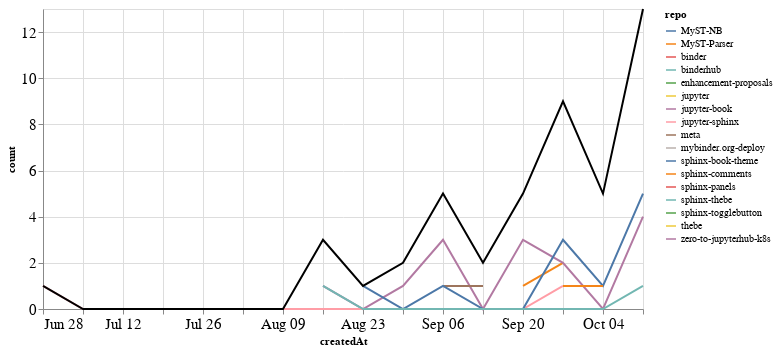

Notebook source saved alongside this figure:
### Markdown cell above
## PRs

### Code cell
prs_time = prs.groupby('repo').resample('W', on='createdAt').count()['author'].reset_index()
prs_time = prs_time.rename(columns={'author': 'count'})
prs_time_total = prs_time.groupby('createdAt').agg({"count": "sum"}).reset_index()

ch1 = alt.Chart(prs_time, width=600).mark_line().encode(
    x='createdAt',
    y='count',
    color='repo',
    tooltip="repo"
)

ch2 = alt.Chart(prs_time_total, width=600).mark_line(color="black").encode(
    x='createdAt',
    y='count',
)

ch1 + ch2

### Figure 1 — Vega-Lite specification as saved in the notebook (floating-point values rounded to 4 significant figures)
{"config": {"axisLeft": {"labelFontSize": 15}, "axisBottom": {"labelFontSize": 15}}, "layer": [{"data": {"name": "data-f5cc76a5f0725fbc70b0c9564a46bf9c"}, "mark": "line", "encoding": {"color": {"type": "nominal", "field": "repo"}, "tooltip": {"type": "nominal", "field": "repo"}, "x": {"type": "temporal", "field": "createdAt"}, "y": {"type": "quantitative", "field": "count"}}, "width": 600}, {"data": {"name": "data-1d50fa490dd391e1afd715f982ac8679"}, "mark": {"type": "line", "color": "black"}, "encoding": {"x": {"type": "temporal", "field": "createdAt"}, "y": {"type": "quantitative", "field": "count"}}, "width": 600}], "$schema": "https://vega.github.io/schema/vega-lite/v4.8.1.json", "datasets": {"data-f5cc76a5f0725fbc70b0c9564a46bf9c": [{"repo": "MyST-NB", "createdAt": "2020-10-11T00:00:00", "count": 1}, {"repo": "MyST-Parser", "createdAt": "2020-09-20T00:00:00", "count": 1}, {"repo": "MyST-Parser", "createdAt": "2020-09-27T00:00:00", "count": 2}, {"repo": "binder", "createdAt": "2020-10-04T00:00:00", "count": 1}, {"repo": "binderhub", "createdAt": "2020-10-04T00:00:00", "count": 1}, {"repo": "enhancement-proposals", "createdAt": "2020-08-30T00:00:00", "count": 1}, {"repo": "jupyter", "createdAt": "2020-09-20T00:00:00", "count": 1}, {"repo": "jupyter-book", "createdAt": "2020-08-16T00:00:00", "count": 1}, {"repo": "jupyter-book", "createdAt": "2020-08-23T00:00:00", "count": 0}, {"repo": "jupyter-book", "createdAt": "2020-08-30T00:00:00", "count": 1}, {"repo": "jupyter-book", "createdAt": "2020-09-06T00:00:00", "count": 3}, {"repo": "jupyter-book", "createdAt": "2020-09-13T00:00:00", "count": 0}, {"repo": "jupyter-book", "createdAt": "2020-09-20T00:00:00", "count": 3}, {"repo": "jupyter-book", "createdAt": "2020-09-27T00:00:00", "count": 2}, {"repo": "jupyter-book", "createdAt": "2020-10-04T00:00:00", "count": 0}, {"repo": "jupyter-book", "createdAt": "2020-10-11T00:00:00", "count": 4}, {"repo": "jupyter-sphinx", "createdAt": "2020-06-28T00:00:00", "count": 1}, {"repo": "jupyter-sphinx", "createdAt": "2020-07-05T00:00:00", "count": 0}, {"repo": "jupyter-sphinx", "createdAt": "2020-07-12T00:00:00", "count": 0}, {"repo": "jupyter-sphinx", "createdAt": "2020-07-19T00:00:00", "count": 0}, {"repo": "jupyter-sphinx", "createdAt": "2020-07-26T00:00:00", "count": 0}, {"repo": "jupyter-sphinx", "createdAt": "2020-08-02T00:00:00", "count": 0}, {"repo": "jupyter-sphinx", "createdAt": "2020-08-09T00:00:00", "count": 0}, {"repo": "jupyter-sphinx", "createdAt": "2020-08-16T00:00:00", "count": 0}, {"repo": "jupyter-sphinx", "createdAt": "2020-08-23T00:00:00", "count": 0}, {"repo": "jupyter-sphinx", "createdAt": "2020-08-30T00:00:00", "count": 0}, {"repo": "jupyter-sphinx", "createdAt": "2020-09-06T00:00:00", "count": 0}, {"repo": "jupyter-sphinx", "createdAt": "2020-09-13T00:00:00", "count": 0}, {"repo": "jupyter-sphinx", "createdAt": "2020-09-20T00:00:00", "count": 0}, {"repo": "jupyter-sphinx", "createdAt": "2020-09-27T00:00:00", "count": 1}, {"repo": "meta", "createdAt": "2020-09-06T00:00:00", "count": 1}, {"repo": "meta", "createdAt": "2020-09-13T00:00:00", "count": 1}, {"repo": "mybinder.org-deploy", "createdAt": "2020-10-11T00:00:00", "count": 1}, {"repo": "sphinx-book-theme", "createdAt": "2020-08-23T00:00:00", "count": 1}, {"repo": "sphinx-book-theme", "createdAt": "2020-08-30T00:00:00", "count": 0}, {"repo": "sphinx-book-theme", "createdAt": "2020-09-06T00:00:00", "count": 1}, {"repo": "sphinx-book-theme", "createdAt": "2020-09-13T00:00:00", "count": 0}, {"repo": "sphinx-book-theme", "createdAt": "2020-09-20T00:00:00", "count": 0}, {"repo": "sphinx-book-theme", "createdAt": "2020-09-27T00:00:00", "count": 3}, {"repo": "sphinx-book-theme", "createdAt": "2020-10-04T00:00:00", "count": 1}, {"repo": "sphinx-book-theme", "createdAt": "2020-10-11T00:00:00", "count": 5}, {"repo": "sphinx-comments", "createdAt": "2020-09-27T00:00:00", "count": 1}, {"repo": "sphinx-comments", "createdAt": "2020-10-04T00:00:00", "count": 1}, {"repo": "sphinx-panels", "createdAt": "2020-10-04T00:00:00", "count": 1}, {"repo": "sphinx-thebe", "createdAt": "2020-08-16T00:00:00", "count": 1}, {"repo": "sphinx-thebe", "createdAt": "2020-08-23T00:00:00", "count": 0}, {"repo": "sphinx-thebe", "createdAt": "2020-08-30T00:00:00", "count": 0}, {"repo": "sphinx-thebe", "createdAt": "2020-09-06T00:00:00", "count": 0}, {"repo": "sphinx-thebe", "createdAt": "2020-09-13T00:00:00", "count": 0}, {"repo": "sphinx-thebe", "createdAt": "2020-09-20T00:00:00", "count": 0}, {"repo": "sphinx-thebe", "createdAt": "2020-09-27T00:00:00", "count": 0}, {"repo": "sphinx-thebe", "createdAt": "2020-10-04T00:00:00", "count": 0}, {"repo": "sphinx-thebe", "createdAt": "2020-10-11T00:00:00", "count": 1}, {"repo": "sphinx-togglebutton", "createdAt": "2020-09-13T00:00:00", "count": 1}, {"repo": "thebe", "createdAt": "2020-08-16T00:00:00", "count": 1}, {"repo": "zero-to-jupyterhub-k8s", "createdAt": "2020-10-11T00:00:00", "count": 1}], "data-1d50fa490dd391e1afd715f982ac8679": [{"createdAt": "2020-06-28T00:00:00", "count": 1}, {"createdAt": "2020-07-05T00:00:00", "count": 0}, {"createdAt": "2020-07-12T00:00:00", "count": 0}, {"createdAt": "2020-07-19T00:00:00", "count": 0}, {"createdAt": "2020-07-26T00:00:00", "count": 0}, {"createdAt": "2020-08-02T00:00:00", "count": 0}, {"createdAt": "2020-08-09T00:00:00", "count": 0}, {"createdAt": "2020-08-16T00:00:00", "count": 3}, {"createdAt": "2020-08-23T00:00:00", "count": 1}, {"createdAt": "2020-08-30T00:00:00", "count": 2}, {"createdAt": "2020-09-06T00:00:00", "count": 5}, {"createdAt": "2020-09-13T00:00:00", "count": 2}, {"createdAt": "2020-09-20T00:00:00", "count": 5}, {"createdAt": "2020-09-27T00:00:00", "count": 9}, {"createdAt": "2020-10-04T00:00:00", "count": 5}, {"createdAt": "2020-10-11T00:00:00", "count": 13}]}}
